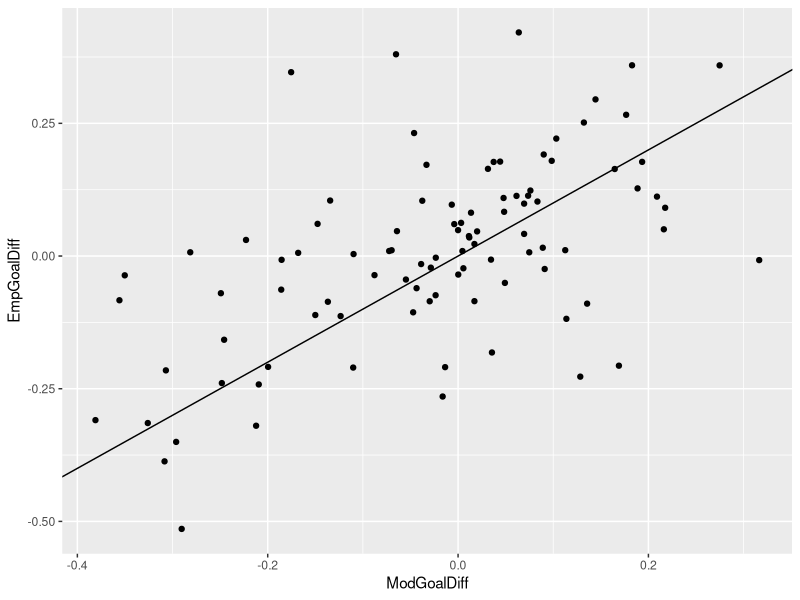
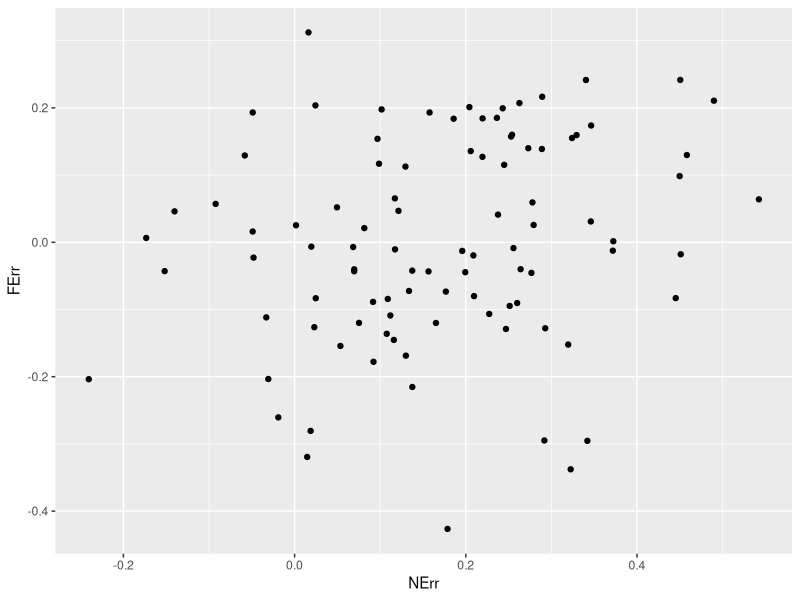
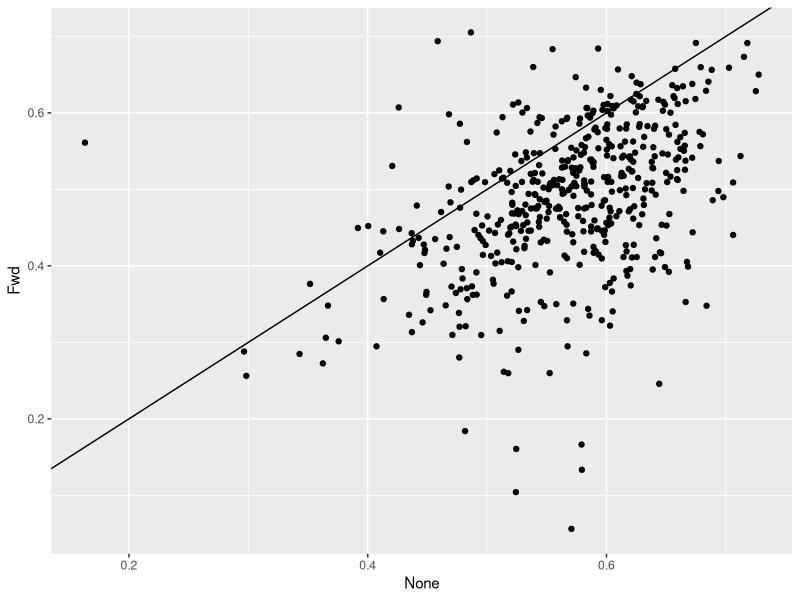

The R source for these figures, in order:
library(ggplot2)
library(tidyr)
library(dplyr)

# load model and simulation data
simRegFwd = read.csv('regular_forward_model/sim_data.csv')
modelRegFwd = read.csv('regular_forward_model/model_pred.csv') 

simRegNone = read.csv('regular_nomotion_model/sim_data.csv')
modelRegNone = read.csv('regular_nomotion_model/model_pred.csv') 

simComb = simRegFwd %>% mutate(FGreen=PGreen, FRed = PRed, FBounce = AvgBounces, FTime = AvgTime) %>% 
  select(-PGreen,-PRed,-AvgBounces,-AvgTime) %>% 
  merge(simRegNone %>% mutate(NGreen=PGreen, NRed = PRed, NBounce = AvgBounces, NTime = AvgTime) %>% 
          select(-PGreen,-PRed,-AvgBounces,-AvgTime))
#with(simComb, cor(FGreen, NGreen))
#with(simComb, cor(FRed, NRed))
#with(simComb, cor(FBounce, NBounce))
#with(simComb, cor(FTime, NTime))

# load human data
ADD_RT = FALSE
rawdat = read.csv('../ContainmentAnalysis/rawdata.csv')
incompletes = names(table(rawdat$WID)[which(table(rawdat$WID) != 120)])
gooddat = subset(rawdat, !(WID %in% incompletes) & (WasBad=="False") & (RawResponse != 'NA') & RT > .01)
if (ADD_RT) gooddat$RT = gooddat$RT + .5
gooddat$LogRT = log(gooddat$RT)
gooddat$WasCorrect = with(gooddat, Response == Goal)

# filter forward regular trials
regFwdDat = gooddat %>% filter(Class=='regular', MotionDirection=='Fwd') %>% group_by(Trial) %>%
  summarize(lRT = mean(LogRT), MedRT = median(RT), Acc = mean(Response==Goal), GoodRT = median(RT[Response==Goal]))
regNoneDat = gooddat %>% filter(Class=='regular', MotionDirection=='None') %>% group_by(Trial) %>%
  summarize(lRT = mean(LogRT), MedRT = median(RT), Acc = mean(Response==Goal), GoodRT = median(RT[Response==Goal]))
regComb = regFwdDat %>% mutate(FlRT = lRT, FAcc = Acc) %>% select(Trial,FlRT,FAcc) %>%
  merge(regNoneDat %>% mutate(NlRT = lRT, NAcc = Acc) %>% select(Trial,NlRT,NAcc))
regAll = merge(regComb, simComb)

# Look at gross differences / similarities between human and model
# Where are there big differences in the model prediction of green across motion/no motion? Are they also there in people?
regAll$FEmpGreen = with(regAll,ifelse(Goal == 'G', FAcc, 1-FAcc))
regAll$NEmpGreen = with(regAll,ifelse(Goal == 'G', NAcc, 1-NAcc))
regAll$ModGoalDiff = with(regAll, FGreen - NGreen)
#ggplot(regAll, aes(x=NEmpGreen,y=FEmpGreen, color=ModGoalDiff)) + geom_point() + geom_abline(intercept=0,slope=1)
regAll$EmpGoalDiff = with(regAll, FEmpGreen - NEmpGreen)
with(regAll, cor(ModGoalDiff, EmpGoalDiff))
qplot(ModGoalDiff, EmpGoalDiff, data=regAll) + geom_abline(intercept=0, slope=1)

# Fit models
THRESH = 2
modelThreshFwd = modelRegFwd %>% filter(Threshold == THRESH) %>% select(Trial,ExpectedAccuracy,ExpectedNumSamples) %>% merge(regFwdDat %>% select(Trial, lRT, Acc)) %>% merge(simRegFwd %>% select(Trial, AvgBounces, AvgTime))
modelThreshNone = modelRegNone %>% filter(Threshold == THRESH) %>% select(Trial,ExpectedAccuracy,ExpectedNumSamples) %>% merge(regNoneDat %>% select(Trial, lRT, Acc)) %>% merge(simRegNone %>% select(Trial, AvgBounces, AvgTime))

lmFwd = lm(lRT ~ ExpectedNumSamples + AvgTime:ExpectedNumSamples + AvgBounces:ExpectedNumSamples, data=modelThreshFwd)
modelThreshFwd$FPred = predict(lmFwd)
modelThreshNone$NPred = predict(lmFwd, newdata=modelThreshNone)

regAll = regAll %>% merge(modelThreshFwd %>% mutate(FThreshAcc=ExpectedAccuracy, FSamples=ExpectedNumSamples) %>% select(Trial, FPred, FThreshAcc, FSamples)) %>%
  merge(modelThreshNone %>% mutate(NThreshAcc=ExpectedAccuracy, NSamples=ExpectedNumSamples) %>% select(Trial, NPred, NThreshAcc, NSamples))

with(regAll, cor(FlRT, FPred))
with(regAll, cor(NlRT, NPred))

# Are there systematic errors across the two?
regAll$FErr = with(regAll, FlRT - FPred)
regAll$NErr = with(regAll, NlRT - NPred)
qplot(NErr, FErr, data=regAll)
with(regAll, cor(NErr, NlRT)) # Damn... correlations between errors and observations remain... there's data left to explain

# Which is more parsimonious -- fitting RT on forward and applying to no motion or fitting RT on no motion
REGTRIALS = unique(regAll$Trial)

getCVCors = function() {
  fittrs = sample(REGTRIALS, floor(length(REGTRIALS)/2))
  cvtrs = REGTRIALS[!(REGTRIALS %in% fittrs)]
  fmod = lm(lRT ~ ExpectedNumSamples + AvgTime:ExpectedNumSamples + AvgBounces:ExpectedNumSamples, data=subset(modelThreshFwd, Trial %in% fittrs))
  nmod = lm(lRT ~ ExpectedNumSamples + AvgTime:ExpectedNumSamples + AvgBounces:ExpectedNumSamples, data=subset(modelThreshNone, Trial %in% fittrs))
  cvs = subset(modelThreshNone, Trial %in% cvtrs)
  cvs$CVFPred = predict(fmod, newdata=cvs)
  cvs$CVNPred = predict(nmod, newdata=cvs)
  return(with(cvs,c(Fwd=cor(CVFPred,lRT),None=cor(CVNPred,lRT))))
}
allcors = data.frame(t(replicate(500, getCVCors())))
t.test(allcors$Fwd,allcors$None,paired=T) # Clearly the forward model doesn't explain everything
qplot(None,Fwd,data=allcors) + geom_abline(intercept=0, slope=1)

